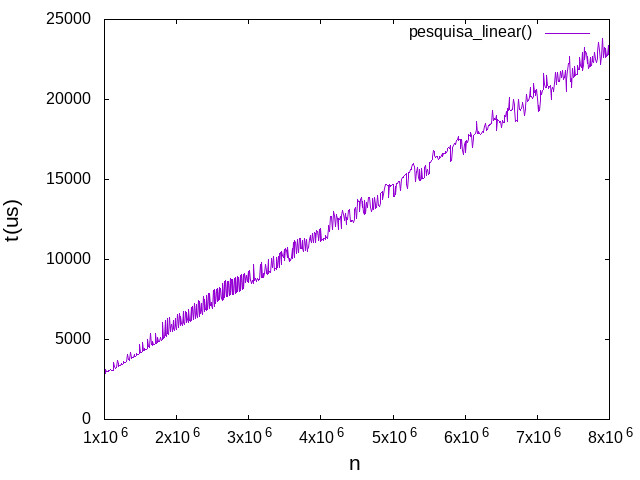

Recreate this plot in gnuplot.
set terminal jpeg
set output "pucrs-ec-poo-unidade_01-complexidade_de_algoritmos-laminas-grafico_pesquisa_linear.jpg"
set xlabel "n" font "Arial,16"
set ylabel "t(us)" font "Arial,16"
plot "pucrs-ec-poo-unidade_01-complexidade_de_algoritmos-laminas-grafico_pesquisa_linear.curva" with lines title "pesquisa\\_linear()"
